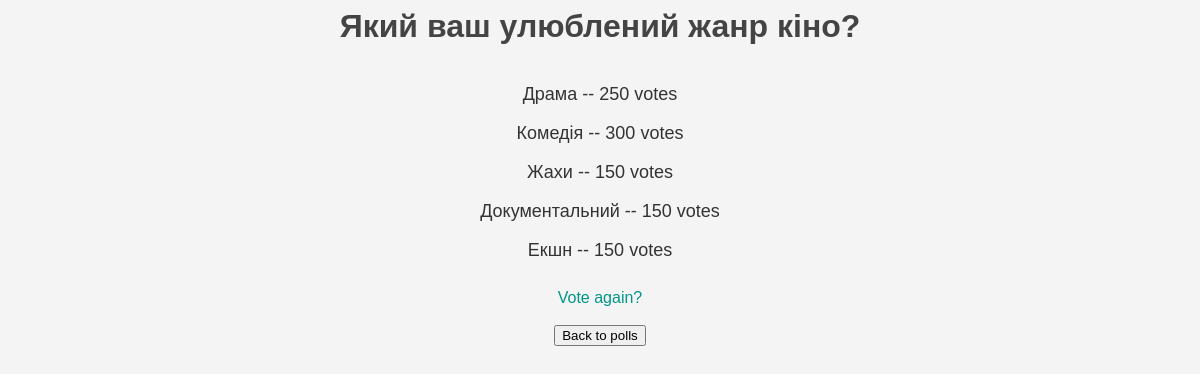
The page /polls/2/results/ on the database as committed earlier.
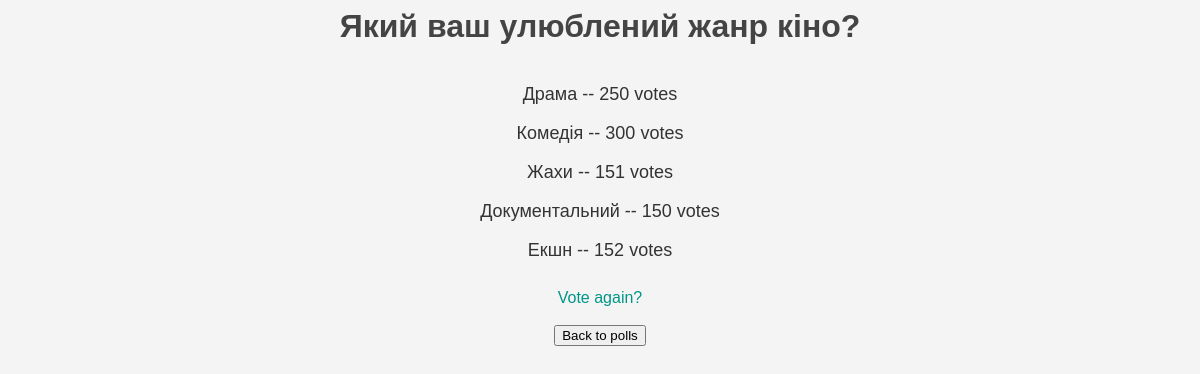
The same page on the database as committed later.
### polls/models.py (models this page shows, shortened)
class Choice(models.Model):
    question = models.ForeignKey(Question, on_delete=models.CASCADE)
    choice_text = models.CharField(max_length=200)
    votes = models.IntegerField(default=0)
    image = models.ImageField(upload_to='choices/', blank=True, null=True)

### polls/views.py (the view)
# urls.py: path('<int:pk>/results/', views.ResultsView.as_view(), name='results'),
class ResultsView(generic.DetailView):
    model = Question
    template_name = 'polls/results.html'

### polls/templates/polls/results.html (shortened to what this page needs)
{% load static %}
<link rel="stylesheet" href="{% static 'polls/style.css' %}">
<h1>{{ question.question_text }}</h1>
<div class="container">
  <div class="row">
    <div class="col-8">
      {% for choice in question.choice_set.all %}
        <div class="row">
          <div class="col-8">
            <p class="result-text">{{ choice.choice_text }} -- {{ choice.votes }} vote{{ choice.votes|pluralize }}</p>
          </div>
        </div>
      {% endfor %}
    </div>
  </div>
</div>
<a href="{% url 'polls:detail' question.id %}">Vote again?</a>
<form action="{% url 'polls:index' %}">
    <input type="submit" value="Back to polls">
</form>

Rows that differ between the two databases and show on the page:
changed Choice "Жахи": votes "150" → "151"
changed Choice "Екшн": votes "150" → "152"
